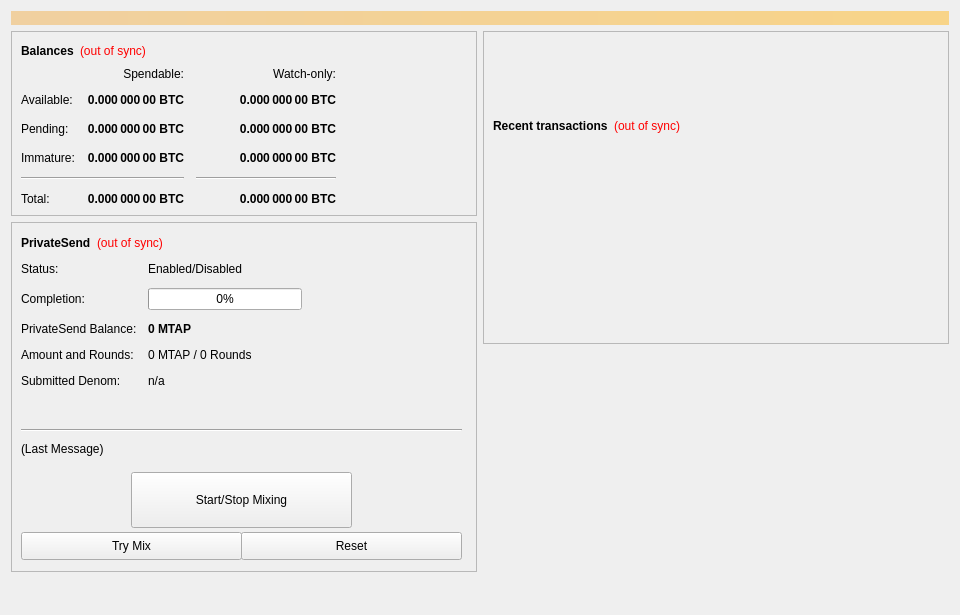
<?xml version="1.0" encoding="UTF-8"?>
<ui version="4.0">
 <class>OverviewPage</class>
 <widget class="QWidget" name="OverviewPage">
  <property name="geometry">
   <rect>
    <x>0</x>
    <y>0</y>
    <width>960</width>
    <height>615</height>
   </rect>
  </property>
  <property name="minimumSize">
   <size>
    <width>960</width>
    <height>0</height>
   </size>
  </property>
  <property name="windowTitle">
   <string>Form</string>
  </property>
  <layout class="QVBoxLayout" name="topLayout">
   <item>
    <widget class="QLabel" name="labelAlerts">
     <property name="visible">
      <bool>false</bool>
     </property>
     <property name="styleSheet">
      <string notr="true">background-color: qlineargradient(x1: 0, y1: 0, x2: 1, y2: 0, stop:0 #F0D0A0, stop:1 #F8D488); color:#000000;</string>
     </property>
     <property name="wordWrap">
      <bool>true</bool>
     </property>
     <property name="margin">
      <number>3</number>
     </property>
    </widget>
   </item>
   <item>
    <layout class="QHBoxLayout" name="horizontalLayout" stretch="1,1">
     <item>
      <layout class="QVBoxLayout" name="verticalLayout_2">
       <item>
        <widget class="QFrame" name="frame">
         <property name="frameShape">
          <enum>QFrame::StyledPanel</enum>
         </property>
         <property name="frameShadow">
          <enum>QFrame::Raised</enum>
         </property>
         <layout class="QVBoxLayout" name="verticalLayout_4">
          <item>
           <layout class="QHBoxLayout" name="horizontalLayout_4">
            <item>
             <widget class="QLabel" name="label_5">
              <property name="font">
               <font>
                <weight>75</weight>
                <bold>true</bold>
               </font>
              </property>
              <property name="text">
               <string>Balances</string>
              </property>
             </widget>
            </item>
            <item>
             <widget class="QLabel" name="labelWalletStatus">
              <property name="cursor">
               <cursorShape>WhatsThisCursor</cursorShape>
              </property>
              <property name="toolTip">
               <string>The displayed information may be out of date. Your wallet automatically synchronizes with the mtap network after a connection is established, but this process has not completed yet.</string>
              </property>
              <property name="styleSheet">
               <string notr="true">QLabel { color: red; }</string>
              </property>
              <property name="text">
               <string notr="true">(out of sync)</string>
              </property>
              <property name="alignment">
               <set>Qt::AlignLeading|Qt::AlignLeft|Qt::AlignVCenter</set>
              </property>
             </widget>
            </item>
            <item>
             <spacer name="horizontalSpacer_3">
              <property name="orientation">
               <enum>Qt::Horizontal</enum>
              </property>
              <property name="sizeHint" stdset="0">
               <size>
                <width>40</width>
                <height>20</height>
               </size>
              </property>
             </spacer>
            </item>
           </layout>
          </item>
          <item>
           <layout class="QGridLayout" name="gridLayout">
            <property name="spacing">
             <number>12</number>
            </property>
            <item row="2" column="2">
             <widget class="QLabel" name="labelWatchPending">
              <property name="font">
               <font>
                <weight>75</weight>
                <bold>true</bold>
               </font>
              </property>
              <property name="cursor">
               <cursorShape>IBeamCursor</cursorShape>
              </property>
              <property name="toolTip">
               <string>Unconfirmed transactions to watch-only addresses</string>
              </property>
              <property name="text">
               <string notr="true">0.000 000 00 BTC</string>
              </property>
              <property name="alignment">
               <set>Qt::AlignRight|Qt::AlignTrailing|Qt::AlignVCenter</set>
              </property>
              <property name="textInteractionFlags">
               <set>Qt::LinksAccessibleByMouse|Qt::TextSelectableByKeyboard|Qt::TextSelectableByMouse</set>
              </property>
             </widget>
            </item>
            <item row="2" column="1">
             <widget class="QLabel" name="labelUnconfirmed">
              <property name="font">
               <font>
                <weight>75</weight>
                <bold>true</bold>
               </font>
              </property>
              <property name="cursor">
               <cursorShape>IBeamCursor</cursorShape>
              </property>
              <property name="toolTip">
               <string>Total of transactions that have yet to be confirmed, and do not yet count toward the spendable balance</string>
              </property>
              <property name="text">
               <string notr="true">0.000 000 00 BTC</string>
              </property>
              <property name="alignment">
               <set>Qt::AlignRight|Qt::AlignTrailing|Qt::AlignVCenter</set>
              </property>
              <property name="textInteractionFlags">
               <set>Qt::LinksAccessibleByMouse|Qt::TextSelectableByKeyboard|Qt::TextSelectableByMouse</set>
              </property>
             </widget>
            </item>
            <item row="3" column="2">
             <widget class="QLabel" name="labelWatchImmature">
              <property name="font">
               <font>
                <weight>75</weight>
                <bold>true</bold>
               </font>
              </property>
              <property name="cursor">
               <cursorShape>IBeamCursor</cursorShape>
              </property>
              <property name="toolTip">
               <string>Staked or masternode rewards in watch-only addresses that has not yet matured</string>
              </property>
              <property name="text">
               <string notr="true">0.000 000 00 BTC</string>
              </property>
              <property name="alignment">
               <set>Qt::AlignRight|Qt::AlignTrailing|Qt::AlignVCenter</set>
              </property>
              <property name="textInteractionFlags">
               <set>Qt::LinksAccessibleByMouse|Qt::TextSelectableByKeyboard|Qt::TextSelectableByMouse</set>
              </property>
             </widget>
            </item>
            <item row="4" column="0" colspan="2">
             <widget class="Line" name="lineSpendableBalance">
              <property name="orientation">
               <enum>Qt::Horizontal</enum>
              </property>
             </widget>
            </item>
            <item row="4" column="2">
             <widget class="Line" name="lineWatchBalance">
              <property name="sizePolicy">
               <sizepolicy hsizetype="Preferred" vsizetype="Fixed">
                <horstretch>0</horstretch>
                <verstretch>0</verstretch>
               </sizepolicy>
              </property>
              <property name="minimumSize">
               <size>
                <width>140</width>
                <height>0</height>
               </size>
              </property>
              <property name="orientation">
               <enum>Qt::Horizontal</enum>
              </property>
             </widget>
            </item>
            <item row="5" column="0">
             <widget class="QLabel" name="labelTotalText">
              <property name="text">
               <string>Total:</string>
              </property>
             </widget>
            </item>
            <item row="3" column="1">
             <widget class="QLabel" name="labelImmature">
              <property name="font">
               <font>
                <weight>75</weight>
                <bold>true</bold>
               </font>
              </property>
              <property name="cursor">
               <cursorShape>IBeamCursor</cursorShape>
              </property>
              <property name="toolTip">
               <string>Staked or masternode rewards that has not yet matured</string>
              </property>
              <property name="text">
               <string notr="true">0.000 000 00 BTC</string>
              </property>
              <property name="alignment">
               <set>Qt::AlignRight|Qt::AlignTrailing|Qt::AlignVCenter</set>
              </property>
              <property name="textInteractionFlags">
               <set>Qt::LinksAccessibleByMouse|Qt::TextSelectableByKeyboard|Qt::TextSelectableByMouse</set>
              </property>
             </widget>
            </item>
            <item row="2" column="3">
             <spacer name="horizontalSpacer_2">
              <property name="orientation">
               <enum>Qt::Horizontal</enum>
              </property>
              <property name="sizeHint" stdset="0">
               <size>
                <width>40</width>
                <height>20</height>
               </size>
              </property>
             </spacer>
            </item>
            <item row="3" column="0">
             <widget class="QLabel" name="labelImmatureText">
              <property name="text">
               <string>Immature:</string>
              </property>
             </widget>
            </item>
            <item row="5" column="1">
             <widget class="QLabel" name="labelTotal">
              <property name="font">
               <font>
                <weight>75</weight>
                <bold>true</bold>
               </font>
              </property>
              <property name="cursor">
               <cursorShape>IBeamCursor</cursorShape>
              </property>
              <property name="toolTip">
               <string>Your current total balance</string>
              </property>
              <property name="text">
               <string notr="true">0.000 000 00 BTC</string>
              </property>
              <property name="alignment">
               <set>Qt::AlignRight|Qt::AlignTrailing|Qt::AlignVCenter</set>
              </property>
              <property name="textInteractionFlags">
               <set>Qt::LinksAccessibleByMouse|Qt::TextSelectableByKeyboard|Qt::TextSelectableByMouse</set>
              </property>
             </widget>
            </item>
            <item row="5" column="2">
             <widget class="QLabel" name="labelWatchTotal">
              <property name="font">
               <font>
                <weight>75</weight>
                <bold>true</bold>
               </font>
              </property>
              <property name="cursor">
               <cursorShape>IBeamCursor</cursorShape>
              </property>
              <property name="toolTip">
               <string>Current total balance in watch-only addresses</string>
              </property>
              <property name="text">
               <string notr="true">0.000 000 00 BTC</string>
              </property>
              <property name="alignment">
               <set>Qt::AlignRight|Qt::AlignTrailing|Qt::AlignVCenter</set>
              </property>
              <property name="textInteractionFlags">
               <set>Qt::LinksAccessibleByMouse|Qt::TextSelectableByKeyboard|Qt::TextSelectableByMouse</set>
              </property>
             </widget>
            </item>
            <item row="0" column="2">
             <widget class="QLabel" name="labelWatchonly">
              <property name="text">
               <string>Watch-only:</string>
              </property>
              <property name="alignment">
               <set>Qt::AlignRight|Qt::AlignTrailing|Qt::AlignVCenter</set>
              </property>
             </widget>
            </item>
            <item row="1" column="0">
             <widget class="QLabel" name="labelBalanceText">
              <property name="text">
               <string>Available:</string>
              </property>
             </widget>
            </item>
            <item row="1" column="1">
             <widget class="QLabel" name="labelBalance">
              <property name="font">
               <font>
                <weight>75</weight>
                <bold>true</bold>
               </font>
              </property>
              <property name="cursor">
               <cursorShape>IBeamCursor</cursorShape>
              </property>
              <property name="toolTip">
               <string>Your current spendable balance</string>
              </property>
              <property name="text">
               <string notr="true">0.000 000 00 BTC</string>
              </property>
              <property name="alignment">
               <set>Qt::AlignRight|Qt::AlignTrailing|Qt::AlignVCenter</set>
              </property>
              <property name="textInteractionFlags">
               <set>Qt::LinksAccessibleByMouse|Qt::TextSelectableByKeyboard|Qt::TextSelectableByMouse</set>
              </property>
             </widget>
            </item>
            <item row="1" column="2">
             <widget class="QLabel" name="labelWatchAvailable">
              <property name="font">
               <font>
                <weight>75</weight>
                <bold>true</bold>
               </font>
              </property>
              <property name="cursor">
               <cursorShape>IBeamCursor</cursorShape>
              </property>
              <property name="toolTip">
               <string>Your current balance in watch-only addresses</string>
              </property>
              <property name="text">
               <string notr="true">0.000 000 00 BTC</string>
              </property>
              <property name="alignment">
               <set>Qt::AlignRight|Qt::AlignTrailing|Qt::AlignVCenter</set>
              </property>
              <property name="textInteractionFlags">
               <set>Qt::LinksAccessibleByMouse|Qt::TextSelectableByKeyboard|Qt::TextSelectableByMouse</set>
              </property>
             </widget>
            </item>
            <item row="2" column="0">
             <widget class="QLabel" name="labelPendingText">
              <property name="text">
               <string>Pending:</string>
              </property>
             </widget>
            </item>
            <item row="0" column="1">
             <widget class="QLabel" name="labelSpendable">
              <property name="text">
               <string>Spendable:</string>
              </property>
              <property name="alignment">
               <set>Qt::AlignRight|Qt::AlignTrailing|Qt::AlignVCenter</set>
              </property>
             </widget>
            </item>
           </layout>
          </item>
         </layout>
        </widget>
       </item>
       <item>
        <widget class="QFrame" name="framePrivateSend">
         <property name="minimumSize">
          <size>
           <width>0</width>
           <height>350</height>
          </size>
         </property>
         <property name="layoutDirection">
          <enum>Qt::LeftToRight</enum>
         </property>
         <property name="frameShape">
          <enum>QFrame::StyledPanel</enum>
         </property>
         <property name="frameShadow">
          <enum>QFrame::Raised</enum>
         </property>
         <widget class="QWidget" name="formLayoutWidget">
          <property name="geometry">
           <rect>
            <x>10</x>
            <y>40</y>
            <width>451</width>
            <height>161</height>
           </rect>
          </property>
          <layout class="QFormLayout" name="formLayout">
           <property name="fieldGrowthPolicy">
            <enum>QFormLayout::AllNonFixedFieldsGrow</enum>
           </property>
           <property name="horizontalSpacing">
            <number>11</number>
           </property>
           <property name="verticalSpacing">
            <number>12</number>
           </property>
           <item row="0" column="0">
            <widget class="QLabel" name="label_6">
             <property name="text">
              <string>Status:</string>
             </property>
            </widget>
           </item>
           <item row="1" column="0">
            <widget class="QLabel" name="label_7">
             <property name="text">
              <string>Completion:</string>
             </property>
            </widget>
           </item>
           <item row="1" column="1">
            <widget class="QProgressBar" name="privatesendProgress">
             <property name="maximumSize">
              <size>
               <width>154</width>
               <height>16777215</height>
              </size>
             </property>
             <property name="value">
              <number>0</number>
             </property>
            </widget>
           </item>
           <item row="2" column="0">
            <widget class="QLabel" name="labelAnonymizedText">
             <property name="text">
              <string>PrivateSend Balance:</string>
             </property>
            </widget>
           </item>
           <item row="2" column="1">
            <widget class="QLabel" name="labelAnonymized">
             <property name="font">
              <font>
               <weight>75</weight>
               <bold>true</bold>
              </font>
             </property>
             <property name="text">
              <string notr="true">0 MTAP</string>
             </property>
            </widget>
           </item>
           <item row="3" column="0">
            <widget class="QLabel" name="label_8">
             <property name="text">
              <string>Amount and Rounds:</string>
             </property>
            </widget>
           </item>
           <item row="3" column="1">
            <widget class="QLabel" name="labelAmountRounds">
             <property name="text">
              <string>0 MTAP / 0 Rounds</string>
             </property>
            </widget>
           </item>
           <item row="4" column="0">
            <widget class="QLabel" name="label_9">
             <property name="text">
              <string>Submitted Denom:</string>
             </property>
            </widget>
           </item>
           <item row="4" column="1">
            <widget class="QLabel" name="labelSubmittedDenom">
             <property name="toolTip">
              <string>The denominations you submitted to the Masternode.&lt;br&gt;To mix, other users must submit the exact same denominations.</string>
             </property>
             <property name="text">
              <string>n/a</string>
             </property>
            </widget>
           </item>
           <item row="0" column="1">
            <widget class="QLabel" name="privatesendEnabled">
             <property name="text">
              <string>Enabled/Disabled</string>
             </property>
            </widget>
           </item>
          </layout>
         </widget>
         <widget class="QPushButton" name="runAutoDenom">
          <property name="geometry">
           <rect>
            <x>251</x>
            <y>17</y>
            <width>1</width>
            <height>1</height>
           </rect>
          </property>
          <property name="palette">
           <palette>
            <active>
             <colorrole role="WindowText">
              <brush brushstyle="SolidPattern">
               <color alpha="255">
                <red>0</red>
                <green>0</green>
                <blue>0</blue>
               </color>
              </brush>
             </colorrole>
             <colorrole role="Button">
              <brush brushstyle="SolidPattern">
               <color alpha="255">
                <red>239</red>
                <green>238</green>
                <blue>238</blue>
               </color>
              </brush>
             </colorrole>
             <colorrole role="Light">
              <brush brushstyle="SolidPattern">
               <color alpha="255">
                <red>255</red>
                <green>255</green>
                <blue>255</blue>
               </color>
              </brush>
             </colorrole>
             <colorrole role="Midlight">
              <brush brushstyle="SolidPattern">
               <color alpha="255">
                <red>247</red>
                <green>246</green>
                <blue>246</blue>
               </color>
              </brush>
             </colorrole>
             <colorrole role="Dark">
              <brush brushstyle="SolidPattern">
               <color alpha="255">
                <red>119</red>
                <green>119</green>
                <blue>119</blue>
               </color>
              </brush>
             </colorrole>
             <colorrole role="Mid">
              <brush brushstyle="SolidPattern">
               <color alpha="255">
                <red>159</red>
                <green>159</green>
                <blue>159</blue>
               </color>
              </brush>
             </colorrole>
             <colorrole role="Text">
              <brush brushstyle="SolidPattern">
               <color alpha="255">
                <red>0</red>
                <green>0</green>
                <blue>0</blue>
               </color>
              </brush>
             </colorrole>
             <colorrole role="BrightText">
              <brush brushstyle="SolidPattern">
               <color alpha="255">
                <red>255</red>
                <green>255</green>
                <blue>255</blue>
               </color>
              </brush>
             </colorrole>
             <colorrole role="ButtonText">
              <brush brushstyle="SolidPattern">
               <color alpha="255">
                <red>0</red>
                <green>0</green>
                <blue>0</blue>
               </color>
              </brush>
             </colorrole>
             <colorrole role="Base">
              <brush brushstyle="SolidPattern">
               <color alpha="255">
                <red>255</red>
                <green>255</green>
                <blue>255</blue>
               </color>
              </brush>
             </colorrole>
             <colorrole role="Window">
              <brush brushstyle="SolidPattern">
               <color alpha="255">
                <red>239</red>
                <green>238</green>
                <blue>238</blue>
               </color>
              </brush>
             </colorrole>
             <colorrole role="Shadow">
              <brush brushstyle="SolidPattern">
               <color alpha="255">
                <red>0</red>
                <green>0</green>
                <blue>0</blue>
               </color>
              </brush>
             </colorrole>
             <colorrole role="AlternateBase">
              <brush brushstyle="SolidPattern">
               <color alpha="255">
                <red>247</red>
                <green>246</green>
                <blue>246</blue>
               </color>
              </brush>
             </colorrole>
             <colorrole role="ToolTipBase">
              <brush brushstyle="SolidPattern">
               <color alpha="255">
                <red>255</red>
                <green>255</green>
                <blue>220</blue>
               </color>
              </brush>
             </colorrole>
             <colorrole role="ToolTipText">
              <brush brushstyle="SolidPattern">
               <color alpha="255">
                <red>0</red>
                <green>0</green>
                <blue>0</blue>
               </color>
              </brush>
             </colorrole>
            </active>
            <inactive>
             <colorrole role="WindowText">
              <brush brushstyle="SolidPattern">
               <color alpha="255">
                <red>0</red>
                <green>0</green>
                <blue>0</blue>
               </color>
              </brush>
             </colorrole>
             <colorrole role="Button">
              <brush brushstyle="SolidPattern">
               <color alpha="255">
                <red>239</red>
                <green>238</green>
                <blue>238</blue>
               </color>
              </brush>
             </colorrole>
             <colorrole role="Light">
              <brush brushstyle="SolidPattern">
               <color alpha="255">
                <red>255</red>
                <green>255</green>
                <blue>255</blue>
               </color>
              </brush>
             </colorrole>
             <colorrole role="Midlight">
              <brush brushstyle="SolidPattern">
               <color alpha="255">
                <red>247</red>
                <green>246</green>
                <blue>246</blue>
               </color>
              </brush>
             </colorrole>
             <colorrole role="Dark">
              <brush brushstyle="SolidPattern">
               <color alpha="255">
                <red>119</red>
                <green>119</green>
                <blue>119</blue>
               </color>
              </brush>
             </colorrole>
             <colorrole role="Mid">
              <brush brushstyle="SolidPattern">
               <color alpha="255">
                <red>159</red>
                <green>159</green>
                <blue>159</blue>
               </color>
              </brush>
             </colorrole>
             <colorrole role="Text">
              <brush brushstyle="SolidPattern">
               <color alpha="255">
                <red>0</red>
                <green>0</green>
                <blue>0</blue>
               </color>
              </brush>
             </colorrole>
             <colorrole role="BrightText">
              <brush brushstyle="SolidPattern">
               <color alpha="255">
                <red>255</red>
                <green>255</green>
                <blue>255</blue>
               </color>
              </brush>
             </colorrole>
             <colorrole role="ButtonText">
              <brush brushstyle="SolidPattern">
               <color alpha="255">
                <red>0</red>
                <green>0</green>
                <blue>0</blue>
               </color>
              </brush>
             </colorrole>
             <colorrole role="Base">
              <brush brushstyle="SolidPattern">
               <color alpha="255">
                <red>255</red>
                <green>255</green>
                <blue>255</blue>
               </color>
              </brush>
             </colorrole>
             <colorrole role="Window">
              <brush brushstyle="SolidPattern">
               <color alpha="255">
                <red>239</red>
                <green>238</green>
                <blue>238</blue>
               </color>
              </brush>
             </colorrole>
             <colorrole role="Shadow">
              <brush brushstyle="SolidPattern">
               <color alpha="255">
                <red>0</red>
                <green>0</green>
                <blue>0</blue>
               </color>
              </brush>
             </colorrole>
             <colorrole role="AlternateBase">
              <brush brushstyle="SolidPattern">
               <color alpha="255">
                <red>247</red>
                <green>246</green>
                <blue>246</blue>
               </color>
              </brush>
             </colorrole>
             <colorrole role="ToolTipBase">
              <brush brushstyle="SolidPattern">
               <color alpha="255">
                <red>255</red>
                <green>255</green>
                <blue>220</blue>
               </color>
              </brush>
             </colorrole>
             <colorrole role="ToolTipText">
              <brush brushstyle="SolidPattern">
               <color alpha="255">
                <red>0</red>
                <green>0</green>
                <blue>0</blue>
               </color>
              </brush>
             </colorrole>
            </inactive>
            <disabled>
             <colorrole role="WindowText">
              <brush brushstyle="SolidPattern">
               <color alpha="255">
                <red>119</red>
                <green>119</green>
                <blue>119</blue>
               </color>
              </brush>
             </colorrole>
             <colorrole role="Button">
              <brush brushstyle="SolidPattern">
               <color alpha="255">
                <red>239</red>
                <green>238</green>
                <blue>238</blue>
               </color>
              </brush>
             </colorrole>
             <colorrole role="Light">
              <brush brushstyle="SolidPattern">
               <color alpha="255">
                <red>255</red>
                <green>255</green>
                <blue>255</blue>
               </color>
              </brush>
             </colorrole>
             <colorrole role="Midlight">
              <brush brushstyle="SolidPattern">
               <color alpha="255">
                <red>247</red>
                <green>246</green>
                <blue>246</blue>
               </color>
              </brush>
             </colorrole>
             <colorrole role="Dark">
              <brush brushstyle="SolidPattern">
               <color alpha="255">
                <red>119</red>
                <green>119</green>
                <blue>119</blue>
               </color>
              </brush>
             </colorrole>
             <colorrole role="Mid">
              <brush brushstyle="SolidPattern">
               <color alpha="255">
                <red>159</red>
                <green>159</green>
                <blue>159</blue>
               </color>
              </brush>
             </colorrole>
             <colorrole role="Text">
              <brush brushstyle="SolidPattern">
               <color alpha="255">
                <red>119</red>
                <green>119</green>
                <blue>119</blue>
               </color>
              </brush>
             </colorrole>
             <colorrole role="BrightText">
              <brush brushstyle="SolidPattern">
               <color alpha="255">
                <red>255</red>
                <green>255</green>
                <blue>255</blue>
               </color>
              </brush>
             </colorrole>
             <colorrole role="ButtonText">
              <brush brushstyle="SolidPattern">
               <color alpha="255">
                <red>119</red>
                <green>119</green>
                <blue>119</blue>
               </color>
              </brush>
             </colorrole>
             <colorrole role="Base">
              <brush brushstyle="SolidPattern">
               <color alpha="255">
                <red>239</red>
                <green>238</green>
                <blue>238</blue>
               </color>
              </brush>
             </colorrole>
             <colorrole role="Window">
              <brush brushstyle="SolidPattern">
               <color alpha="255">
                <red>239</red>
                <green>238</green>
                <blue>238</blue>
               </color>
              </brush>
             </colorrole>
             <colorrole role="Shadow">
              <brush brushstyle="SolidPattern">
               <color alpha="255">
                <red>0</red>
                <green>0</green>
                <blue>0</blue>
               </color>
              </brush>
             </colorrole>
             <colorrole role="AlternateBase">
              <brush brushstyle="SolidPattern">
               <color alpha="255">
                <red>239</red>
                <green>238</green>
                <blue>238</blue>
               </color>
              </brush>
             </colorrole>
             <colorrole role="ToolTipBase">
              <brush brushstyle="SolidPattern">
               <color alpha="255">
                <red>255</red>
                <green>255</green>
                <blue>220</blue>
               </color>
              </brush>
             </colorrole>
             <colorrole role="ToolTipText">
              <brush brushstyle="SolidPattern">
               <color alpha="255">
                <red>0</red>
                <green>0</green>
                <blue>0</blue>
               </color>
              </brush>
             </colorrole>
            </disabled>
           </palette>
          </property>
          <property name="focusPolicy">
           <enum>Qt::NoFocus</enum>
          </property>
          <property name="autoFillBackground">
           <bool>true</bool>
          </property>
          <property name="text">
           <string/>
          </property>
          <property name="flat">
           <bool>true</bool>
          </property>
         </widget>
         <widget class="QPushButton" name="togglePrivateSend">
          <property name="geometry">
           <rect>
            <x>120</x>
            <y>250</y>
            <width>221</width>
            <height>56</height>
           </rect>
          </property>
          <property name="sizePolicy">
           <sizepolicy hsizetype="MinimumExpanding" vsizetype="Fixed">
            <horstretch>0</horstretch>
            <verstretch>0</verstretch>
           </sizepolicy>
          </property>
          <property name="text">
           <string>Start/Stop Mixing</string>
          </property>
         </widget>
         <widget class="Line" name="lineLastMessage">
          <property name="geometry">
           <rect>
            <x>10</x>
            <y>200</y>
            <width>441</width>
            <height>16</height>
           </rect>
          </property>
          <property name="orientation">
           <enum>Qt::Horizontal</enum>
          </property>
         </widget>
         <widget class="QLabel" name="privatesendStatus">
          <property name="geometry">
           <rect>
            <x>10</x>
            <y>220</y>
            <width>451</width>
            <height>61</height>
           </rect>
          </property>
          <property name="minimumSize">
           <size>
            <width>288</width>
            <height>43</height>
           </size>
          </property>
          <property name="text">
           <string>(Last Message)</string>
          </property>
          <property name="alignment">
           <set>Qt::AlignLeading|Qt::AlignLeft|Qt::AlignTop</set>
          </property>
          <property name="wordWrap">
           <bool>true</bool>
          </property>
         </widget>
         <widget class="QPushButton" name="privatesendAuto">
          <property name="geometry">
           <rect>
            <x>10</x>
            <y>310</y>
            <width>221</width>
            <height>28</height>
           </rect>
          </property>
          <property name="sizePolicy">
           <sizepolicy hsizetype="MinimumExpanding" vsizetype="Fixed">
            <horstretch>0</horstretch>
            <verstretch>0</verstretch>
           </sizepolicy>
          </property>
          <property name="toolTip">
           <string>Try to manually submit a PrivateSend request.</string>
          </property>
          <property name="text">
           <string>Try Mix</string>
          </property>
         </widget>
         <widget class="QPushButton" name="privatesendReset">
          <property name="geometry">
           <rect>
            <x>230</x>
            <y>310</y>
            <width>221</width>
            <height>28</height>
           </rect>
          </property>
          <property name="sizePolicy">
           <sizepolicy hsizetype="MinimumExpanding" vsizetype="Fixed">
            <horstretch>0</horstretch>
            <verstretch>0</verstretch>
           </sizepolicy>
          </property>
          <property name="toolTip">
           <string>Reset the current status of PrivateSend (can interrupt PrivateSend if it's in the process of Mixing, which can cost you money!)</string>
          </property>
          <property name="autoFillBackground">
           <bool>false</bool>
          </property>
          <property name="text">
           <string>Reset</string>
          </property>
         </widget>
         <widget class="QWidget" name="layoutWidget">
          <property name="geometry">
           <rect>
            <x>10</x>
            <y>10</y>
            <width>431</width>
            <height>22</height>
           </rect>
          </property>
          <layout class="QHBoxLayout" name="horizontalLayout_5">
           <item>
            <widget class="QLabel" name="label_2">
             <property name="font">
              <font>
               <weight>75</weight>
               <bold>true</bold>
              </font>
             </property>
             <property name="text">
              <string>PrivateSend</string>
             </property>
            </widget>
           </item>
           <item>
            <widget class="QLabel" name="labelPrivateSendSyncStatus">
             <property name="toolTip">
              <string>The displayed information may be out of date. Your wallet automatically synchronizes with the mtap network after a connection is established, but this process has not completed yet.</string>
             </property>
             <property name="styleSheet">
              <string notr="true">QLabel { color: red; }</string>
             </property>
             <property name="text">
              <string notr="true">(out of sync)</string>
             </property>
             <property name="alignment">
              <set>Qt::AlignLeading|Qt::AlignLeft|Qt::AlignVCenter</set>
             </property>
            </widget>
           </item>
           <item>
            <spacer name="horizontalSpacer_4">
             <property name="orientation">
              <enum>Qt::Horizontal</enum>
             </property>
             <property name="sizeHint" stdset="0">
              <size>
               <width>40</width>
               <height>20</height>
              </size>
             </property>
            </spacer>
           </item>
          </layout>
         </widget>
        </widget>
       </item>
       <item>
        <spacer name="verticalSpacer">
         <property name="orientation">
          <enum>Qt::Vertical</enum>
         </property>
         <property name="sizeHint" stdset="0">
          <size>
           <width>20</width>
           <height>40</height>
          </size>
         </property>
        </spacer>
       </item>
      </layout>
     </item>
     <item>
      <layout class="QVBoxLayout" name="verticalLayout_3">
       <item>
        <widget class="QFrame" name="frame_2">
         <property name="frameShape">
          <enum>QFrame::StyledPanel</enum>
         </property>
         <property name="frameShadow">
          <enum>QFrame::Raised</enum>
         </property>
         <layout class="QVBoxLayout" name="verticalLayout">
          <item>
           <spacer name="verticalSpacer_3">
            <property name="orientation">
             <enum>Qt::Vertical</enum>
            </property>
            <property name="sizeType">
             <enum>QSizePolicy::Fixed</enum>
            </property>
            <property name="sizeHint" stdset="0">
             <size>
              <width>20</width>
              <height>75</height>
             </size>
            </property>
           </spacer>
          </item>
          <item>
           <layout class="QHBoxLayout" name="horizontalLayout_2">
            <item>
             <widget class="QLabel" name="label_4">
              <property name="font">
               <font>
                <weight>75</weight>
                <bold>true</bold>
               </font>
              </property>
              <property name="text">
               <string>Recent transactions</string>
              </property>
             </widget>
            </item>
            <item>
             <widget class="QLabel" name="labelTransactionsStatus">
              <property name="cursor">
               <cursorShape>WhatsThisCursor</cursorShape>
              </property>
              <property name="toolTip">
               <string>The displayed information may be out of date. Your wallet automatically synchronizes with the mtap network after a connection is established, but this process has not completed yet.</string>
              </property>
              <property name="styleSheet">
               <string notr="true">QLabel { color: red; }</string>
              </property>
              <property name="text">
               <string notr="true">(out of sync)</string>
              </property>
              <property name="alignment">
               <set>Qt::AlignRight|Qt::AlignTrailing|Qt::AlignVCenter</set>
              </property>
             </widget>
            </item>
            <item>
             <spacer name="horizontalSpacer">
              <property name="orientation">
               <enum>Qt::Horizontal</enum>
              </property>
              <property name="sizeHint" stdset="0">
               <size>
                <width>40</width>
                <height>20</height>
               </size>
              </property>
             </spacer>
            </item>
           </layout>
          </item>
          <item>
           <widget class="QListView" name="listTransactions">
            <property name="styleSheet">
             <string notr="true">QListView { background: transparent; }</string>
            </property>
            <property name="frameShape">
             <enum>QFrame::NoFrame</enum>
            </property>
            <property name="verticalScrollBarPolicy">
             <enum>Qt::ScrollBarAlwaysOff</enum>
            </property>
            <property name="horizontalScrollBarPolicy">
             <enum>Qt::ScrollBarAlwaysOff</enum>
            </property>
            <property name="selectionMode">
             <enum>QAbstractItemView::NoSelection</enum>
            </property>
           </widget>
          </item>
         </layout>
        </widget>
       </item>
       <item>
        <spacer name="verticalSpacer_2">
         <property name="orientation">
          <enum>Qt::Vertical</enum>
         </property>
         <property name="sizeType">
          <enum>QSizePolicy::Expanding</enum>
         </property>
         <property name="sizeHint" stdset="0">
          <size>
           <width>20</width>
           <height>40</height>
          </size>
         </property>
        </spacer>
       </item>
      </layout>
     </item>
    </layout>
   </item>
  </layout>
 </widget>
 <resources/>
 <connections/>
</ui>
